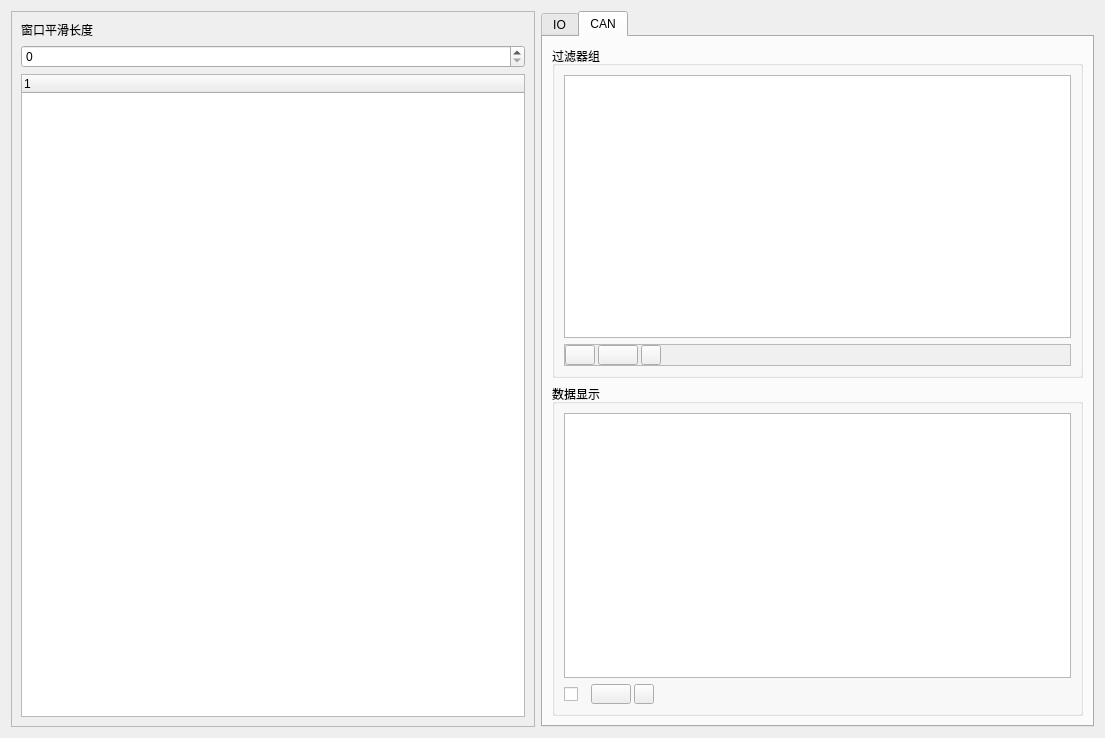
<?xml version="1.0" encoding="UTF-8"?>
<ui version="4.0">
 <class>Setting</class>
 <widget class="QWidget" name="Setting">
  <property name="geometry">
   <rect>
    <x>0</x>
    <y>0</y>
    <width>1105</width>
    <height>738</height>
   </rect>
  </property>
  <property name="windowTitle">
   <string>采集设置</string>
  </property>
  <layout class="QGridLayout" name="gridLayout_7">
   <item row="0" column="0">
    <widget class="QFrame" name="frame">
     <property name="frameShape">
      <enum>QFrame::StyledPanel</enum>
     </property>
     <property name="frameShadow">
      <enum>QFrame::Raised</enum>
     </property>
     <layout class="QGridLayout" name="gridLayout_2">
      <item row="2" column="0">
       <widget class="QTreeWidget" name="treeWidget">
        <column>
         <property name="text">
          <string notr="true"/>
         </property>
        </column>
       </widget>
      </item>
      <item row="0" column="0">
       <widget class="QLabel" name="label">
        <property name="text">
         <string>窗口平滑长度</string>
        </property>
       </widget>
      </item>
      <item row="1" column="0">
       <widget class="QSpinBox" name="spinBox"/>
      </item>
     </layout>
    </widget>
   </item>
   <item row="0" column="1">
    <widget class="QTabWidget" name="tabWidget">
     <property name="currentIndex">
      <number>1</number>
     </property>
     <widget class="QWidget" name="tab_3">
      <attribute name="title">
       <string>IO</string>
      </attribute>
      <layout class="QGridLayout" name="gridLayout">
       <item row="0" column="0">
        <widget class="QTableView" name="tableView_3"/>
       </item>
      </layout>
     </widget>
     <widget class="QWidget" name="tab_4">
      <attribute name="title">
       <string>CAN</string>
      </attribute>
      <layout class="QGridLayout" name="gridLayout_6">
       <item row="0" column="0">
        <widget class="QGroupBox" name="groupBox">
         <property name="title">
          <string>过滤器组</string>
         </property>
         <layout class="QGridLayout" name="gridLayout_4">
          <item row="0" column="0">
           <widget class="QTableView" name="tableView"/>
          </item>
          <item row="1" column="0">
           <widget class="QFrame" name="frame_2">
            <property name="styleSheet">
             <string notr="true">background-color: rgb(240, 240, 240);</string>
            </property>
            <property name="frameShape">
             <enum>QFrame::StyledPanel</enum>
            </property>
            <property name="frameShadow">
             <enum>QFrame::Raised</enum>
            </property>
            <layout class="QGridLayout" name="gridLayout_3">
             <property name="leftMargin">
              <number>0</number>
             </property>
             <property name="topMargin">
              <number>0</number>
             </property>
             <property name="rightMargin">
              <number>0</number>
             </property>
             <property name="bottomMargin">
              <number>0</number>
             </property>
             <property name="spacing">
              <number>0</number>
             </property>
             <item row="0" column="0">
              <layout class="QHBoxLayout" name="horizontalLayout">
               <property name="spacing">
                <number>3</number>
               </property>
               <item>
                <widget class="QPushButton" name="pushButton_add_1">
                 <property name="sizePolicy">
                  <sizepolicy hsizetype="Fixed" vsizetype="Fixed">
                   <horstretch>0</horstretch>
                   <verstretch>0</verstretch>
                  </sizepolicy>
                 </property>
                 <property name="minimumSize">
                  <size>
                   <width>20</width>
                   <height>20</height>
                  </size>
                 </property>
                 <property name="maximumSize">
                  <size>
                   <width>30</width>
                   <height>16777215</height>
                  </size>
                 </property>
                 <property name="styleSheet">
                  <string notr="true">
QPushButton{
border-image: url(:/ico/ico/icons/316.bmp);

}
QPushButton:pressed{
    
    border-image: url(:/ico/ico/icons/317.bmp)
}</string>
                 </property>
                 <property name="text">
                  <string/>
                 </property>
                </widget>
               </item>
               <item>
                <widget class="QPushButton" name="pushButton_remove_1">
                 <property name="sizePolicy">
                  <sizepolicy hsizetype="Fixed" vsizetype="Fixed">
                   <horstretch>0</horstretch>
                   <verstretch>0</verstretch>
                  </sizepolicy>
                 </property>
                 <property name="minimumSize">
                  <size>
                   <width>20</width>
                   <height>20</height>
                  </size>
                 </property>
                 <property name="styleSheet">
                  <string notr="true">
QPushButton{
border-image: url(:/ico/ico/icons/318.bmp);

}
QPushButton:pressed{
    
    border-image: url(:/ico/ico/icons/319.bmp)
}</string>
                 </property>
                 <property name="text">
                  <string/>
                 </property>
                </widget>
               </item>
               <item>
                <widget class="QPushButton" name="pushButton_clear_1">
                 <property name="sizePolicy">
                  <sizepolicy hsizetype="Fixed" vsizetype="Fixed">
                   <horstretch>0</horstretch>
                   <verstretch>0</verstretch>
                  </sizepolicy>
                 </property>
                 <property name="minimumSize">
                  <size>
                   <width>20</width>
                   <height>20</height>
                  </size>
                 </property>
                 <property name="maximumSize">
                  <size>
                   <width>20</width>
                   <height>20</height>
                  </size>
                 </property>
                 <property name="styleSheet">
                  <string notr="true">
QPushButton{
border-image: url(:/ico/ico/icons/324.bmp);

}
QPushButton:pressed{
    
    border-image: url(:/ico/ico/icons/325.bmp)
}</string>
                 </property>
                 <property name="text">
                  <string/>
                 </property>
                </widget>
               </item>
              </layout>
             </item>
             <item row="0" column="1">
              <spacer name="horizontalSpacer">
               <property name="orientation">
                <enum>Qt::Horizontal</enum>
               </property>
               <property name="sizeHint" stdset="0">
                <size>
                 <width>175</width>
                 <height>20</height>
                </size>
               </property>
              </spacer>
             </item>
            </layout>
           </widget>
          </item>
         </layout>
        </widget>
       </item>
       <item row="1" column="0">
        <widget class="QGroupBox" name="groupBox_2">
         <property name="title">
          <string>数据显示</string>
         </property>
         <layout class="QGridLayout" name="gridLayout_5">
          <item row="0" column="0" colspan="2">
           <widget class="QTableView" name="tableView_2"/>
          </item>
          <item row="1" column="0">
           <layout class="QHBoxLayout" name="horizontalLayout_2">
            <property name="spacing">
             <number>3</number>
            </property>
            <item>
             <widget class="QCheckBox" name="checkBox_enable">
              <property name="minimumSize">
               <size>
                <width>24</width>
                <height>20</height>
               </size>
              </property>
              <property name="text">
               <string/>
              </property>
             </widget>
            </item>
            <item>
             <widget class="QPushButton" name="pushButton_remove_2">
              <property name="sizePolicy">
               <sizepolicy hsizetype="Fixed" vsizetype="Fixed">
                <horstretch>0</horstretch>
                <verstretch>0</verstretch>
               </sizepolicy>
              </property>
              <property name="minimumSize">
               <size>
                <width>20</width>
                <height>20</height>
               </size>
              </property>
              <property name="styleSheet">
               <string notr="true">
QPushButton{
border-image: url(:/ico/ico/icons/318.bmp);

}
QPushButton:pressed{
    
    border-image: url(:/ico/ico/icons/319.bmp)
}</string>
              </property>
              <property name="text">
               <string/>
              </property>
             </widget>
            </item>
            <item>
             <widget class="QPushButton" name="pushButton_clear_2">
              <property name="sizePolicy">
               <sizepolicy hsizetype="Fixed" vsizetype="Fixed">
                <horstretch>0</horstretch>
                <verstretch>0</verstretch>
               </sizepolicy>
              </property>
              <property name="minimumSize">
               <size>
                <width>20</width>
                <height>20</height>
               </size>
              </property>
              <property name="maximumSize">
               <size>
                <width>20</width>
                <height>20</height>
               </size>
              </property>
              <property name="styleSheet">
               <string notr="true">
QPushButton{
border-image: url(:/ico/ico/icons/324.bmp);

}
QPushButton:pressed{
    
    border-image: url(:/ico/ico/icons/325.bmp)
}</string>
              </property>
              <property name="text">
               <string/>
              </property>
             </widget>
            </item>
           </layout>
          </item>
          <item row="1" column="1">
           <spacer name="horizontalSpacer_2">
            <property name="orientation">
             <enum>Qt::Horizontal</enum>
            </property>
            <property name="sizeHint" stdset="0">
             <size>
              <width>411</width>
              <height>20</height>
             </size>
            </property>
           </spacer>
          </item>
         </layout>
        </widget>
       </item>
      </layout>
     </widget>
    </widget>
   </item>
  </layout>
 </widget>
 <resources/>
 <connections/>
</ui>
